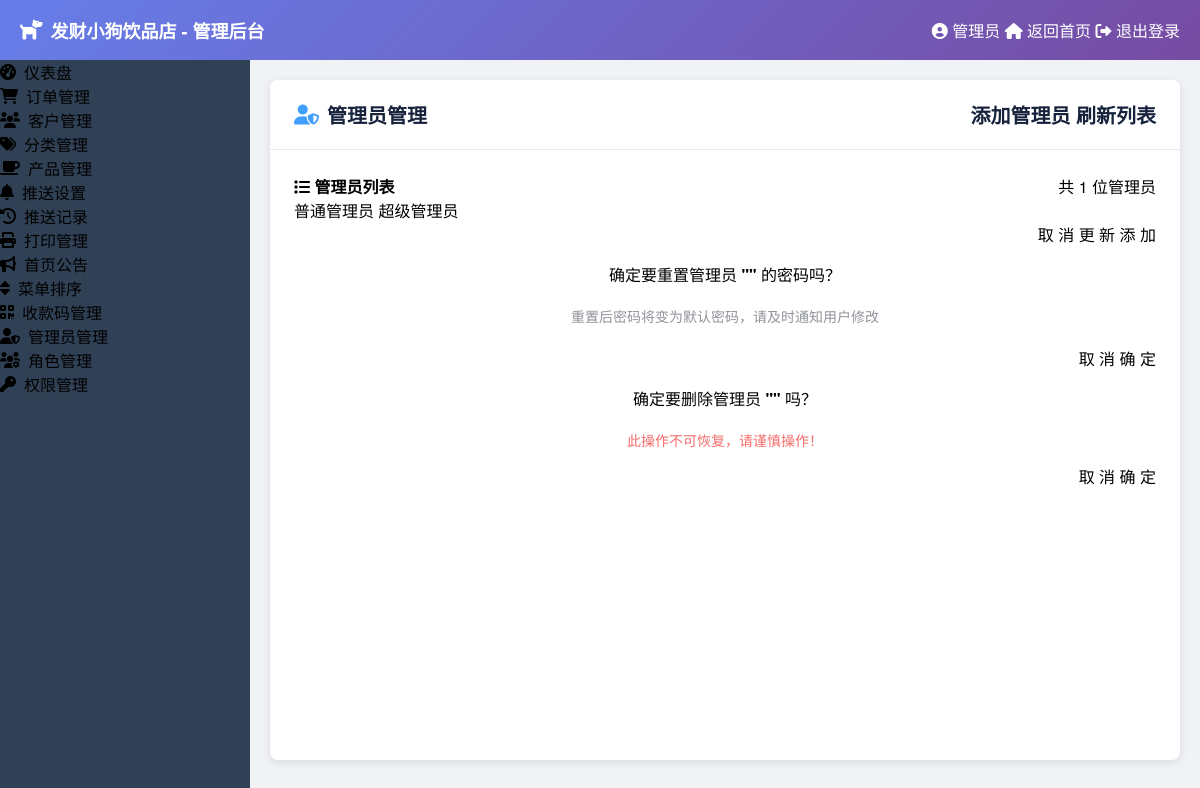
Page /admin/admin_users (signed in) on the committed database.
### app/models.py (models this page shows, shortened)
class MenuConfig(db.Model):
    id = db.Column(db.Integer, primary_key=True)
    menu_key = db.Column(db.String(50), unique=True, nullable=False)  # 菜单唯一标识
    menu_name = db.Column(db.String(100), nullable=False)  # 菜单显示名称
    menu_icon = db.Column(db.String(50), nullable=False)  # 菜单图标
    menu_url = db.Column(db.String(200), nullable=True)  # 菜单链接
    parent_key = db.Column(db.String(50), nullable=True)  # 父菜单标识
    sort_order = db.Column(db.Integer, default=0)  # 排序顺序
    is_active = db.Column(db.Boolean, default=True)  # 是否启用
    is_visible = db.Column(db.Boolean, default=True)  # 是否显示
    created_at = db.Column(db.DateTime, default=datetime.utcnow)
    updated_at = db.Column(db.DateTime, default=datetime.utcnow, onupdate=datetime.utcnow)

### app/admin/routes.py (the view)
@bp.route('/admin_users')
@admin_required
def admin_users():
    page = request.args.get('page', 1, type=int)
    users = AdminUser.query.order_by(AdminUser.created_at.desc()).paginate(
        page=page, per_page=20, error_out=False
    )
    return render_template('admin/element_admin_users.html', users=users)

### app/__init__.py (called while the page is built)
def create_app():
    app = Flask(__name__, template_folder='../templates', static_folder='../static')
    app.config.from_object(Config)
    from app.models import db
    db.init_app(app)
    from app.main import bp as main_bp
    app.register_blueprint(main_bp)
    from app.admin import bp as admin_bp
    app.register_blueprint(admin_bp, url_prefix='/admin')
    from app.admin.print_routes import bp as print_bp
    app.register_blueprint(print_bp)
    @app.template_global()
    def get_admin_menu_items():
        from app.models import MenuConfig
        try:
            menus = MenuConfig.query.filter_by(is_active=True, is_visible=True).order_by(MenuConfig.sort_order).all()
            return menus
        except:
            return []
    @app.template_global()
    def csrf_token():
        """生成CSRF token"""
        return secrets.token_hex(16)
    return app

### app/admin/routes.py (called while the page is built)
def admin_required(f):
    @wraps(f)
    def decorated_function(*args, **kwargs):
        if not session.get('is_admin'):
            flash('请先登录管理员账户', 'error')
            return redirect(url_for('admin.login'))
        return f(*args, **kwargs)
    return decorated_function

### templates/admin/element_admin_users.html (shortened to what this page needs)
{% extends "admin/element_base.html" %}
{% block page_icon %}<i class="fas fa-user-shield"></i>{% endblock %}
{% block page_title %}管理员管理{% endblock %}
{% block page_actions %}
<el-button type="primary" icon="el-icon-plus" @click="showAddDialog">
    添加管理员
</el-button>
<el-button type="info" icon="el-icon-refresh" @click="refreshList">
    刷新列表
</el-button>
{% endblock %}
{% block content %}
<el-card>
    <div slot="header" class="clearfix">
        <span style="font-weight: 600;">
            <i class="fas fa-list"></i> 管理员列表
        </span>
        <div style="float: right;">
            <el-tag type="info">共 {{ users.total }} 位管理员</el-tag>
        </div>
    </div>
</el-card>
<el-dialog :title="dialogTitle" :visible.sync="dialogVisible" width="500px" @close="resetForm">
    <el-form :model="userForm" :rules="formRules" ref="userForm" label-width="100px">
        <el-form-item label="管理员类型">
            <el-radio-group v-model="userForm.is_super_admin">
                <el-radio :label="false">普通管理员</el-radio>
                <el-radio :label="true">超级管理员</el-radio>
            </el-radio-group>
        </el-form-item>
    </el-form>
    <div slot="footer" class="dialog-footer">
        <el-button @click="dialogVisible = false">取 消</el-button>
        <el-button type="primary" @click="submitForm" :loading="submitting">
            <span v-if="isEdit">更 新</span>
                    <span v-else>添 加</span>
        </el-button>
    </div>
</el-dialog>
<el-dialog title="重置密码" :visible.sync="resetPasswordVisible" width="400px">
    <div style="text-align: center; margin-bottom: 20px;">
        <p style="font-size: 16px; margin-bottom: 20px;">
            确定要重置管理员 <strong>"{{ resetPasswordUsername }}"</strong> 的密码吗？
        </p>
        <p style="color: #909399; font-size: 14px;">
            重置后密码将变为默认密码，请及时通知用户修改
        </p>
    </div>
    <div slot="footer" class="dialog-footer">
        <el-button @click="resetPasswordVisible = false">取 消</el-button>
        <el-button type="warning" @click="confirmResetPassword" :loading="resetting">确 定</el-button>
    </div>
</el-dialog>
<el-dialog title="删除确认" :visible.sync="deleteDialogVisible" width="400px">
    <div style="text-align: center;">
        <p style="font-size: 16px; margin-bottom: 20px;">
            确定要删除管理员 <strong>"{{ deleteUsername }}"</strong> 吗？
        </p>
        <p style="color: #F56C6C; font-size: 14px;">
            此操作不可恢复，请谨慎操作！
        </p>
    </div>
    <div slot="footer" class="dialog-footer">
        <el-button @click="deleteDialogVisible = false">取 消</el-button>
        <el-button type="danger" @click="confirmDelete" :loading="deleting">确 定</el-button>
    </div>
</el-dialog>
{% endblock %}

### templates/admin/element_base.html (shortened to what this page needs)
<!DOCTYPE html>
<html lang="zh-CN">
<head>
    <link rel="stylesheet" href="https://unpkg.com/element-ui/lib/theme-chalk/index.css">
    <link rel="stylesheet" href="https://cdnjs.cloudflare.com/ajax/libs/font-awesome/6.0.0/css/all.min.css">
</head>
<body>
    <div id="app" class="admin-container">
        <div class="admin-header">
            <div class="admin-logo">
                <i class="fas fa-dog"></i>
                发财小狗饮品店 - 管理后台
            </div>
            <div>
                <el-dropdown trigger="click">
                    <span class="el-dropdown-link" style="color: white; cursor: pointer;">
                        <i class="fas fa-user-circle"></i>
                        管理员
                    </span>
                    <el-dropdown-menu slot="dropdown">
                        <el-dropdown-item>
                            <a href="{{ url_for('main.index') }}" style="text-decoration: none; color: inherit;">
                                <i class="fas fa-home"></i> 返回首页
                            </a>
                        </el-dropdown-item>
                        <el-dropdown-item divided>
                            <a href="{{ url_for('admin.logout') }}" style="text-decoration: none; color: inherit;">
                                <i class="fas fa-sign-out-alt"></i> 退出登录
                            </a>
                        </el-dropdown-item>
                    </el-dropdown-menu>
                </el-dropdown>
            </div>
        </div>
        <div class="admin-main">
            <div class="admin-sidebar">
                <el-menu
                    :default-active="activeMenu"
                    class="el-menu-vertical-demo"
                    background-color="#304156"
                    text-color="#bfcbd9"
                    active-text-color="#409EFF"
                    :unique-opened="true">
                    {% set menu_items = get_admin_menu_items() %}
                    {% for menu in menu_items %}
                    <el-menu-item index="{{ menu.menu_key }}">
                        <a href="{{ url_for(menu.menu_url) if menu.menu_url else '#' }}" style="text-decoration: none; color: inherit; display: flex; align-items: center; width: 100%;">
                            <i class="{{ menu.menu_icon }}" style="margin-right: 8px;"></i>
                            <span>{{ menu.menu_name }}</span>
                        </a>
                    </el-menu-item>
                    {% endfor %}
                </el-menu>
            </div>
            <div class="admin-content">
                <div class="page-container">
                    <div class="page-header">
                        <div class="page-title">
                            <div class="page-title-left">
                                {% block page_icon %}<i class="fas fa-home"></i>{% endblock %}
                                {% block page_title %}页面标题{% endblock %}
                            </div>
                            <div>
                                {% block page_actions %}{% endblock %}
                            </div>
                        </div>
                    </div>
                    <div class="page-content">
                        {% block content %}{% endblock %}
                    </div>
                </div>
            </div>
        </div>
    </div>
</body>
</html>

### templates/admin/element_base.html (style rules this page uses)
body { margin: 0; font-family: "Helvetica Neue", Helvetica, "PingFang SC", "Hiragino Sans GB", "Microsoft YaHei", "微软雅黑", Arial, sans-serif; }
.admin-container { height: 100vh; display: flex; flex-direction: column; }
.admin-header { background: linear-gradient(135deg, #667eea 0%, #764ba2 100%); color: white; height: 60px; display: flex; align-items: center; justify-content: space-between; padding: 0 20px; box-shadow: 0 2px 8px rgba(0,0,0,0.1); }
.admin-logo { display: flex; align-items: center; font-size: 18px; font-weight: bold; }
.admin-logo i { margin-right: 8px; font-size: 20px; }
.admin-main { flex: 1; display: flex; overflow: hidden; }
.admin-sidebar { width: 250px; background: #304156; overflow-y: auto; }
.admin-content { flex: 1; background: #f0f2f5; overflow-y: auto; padding: 20px; }
.page-container { background: white; border-radius: 8px; box-shadow: 0 2px 8px rgba(0,0,0,0.1); min-height: calc(100vh - 120px); }
.page-header { padding: 20px 24px; border-bottom: 1px solid #e8eaec; background: white; border-radius: 8px 8px 0 0; }
.page-title { font-size: 20px; font-weight: 600; color: #17233d; margin: 0; display: flex; align-items: center; justify-content: space-between; }
.page-title-left { display: flex; align-items: center; }
.page-title-left i { margin-right: 8px; color: #409EFF; }
.page-content { padding: 24px; }

### templates/admin/element_admin_users.html (style rules this page uses)
.clearfix:before, .clearfix:after { display: table; content: ""; }
.clearfix:after { clear: both; }
.dialog-footer { text-align: right; }

### rows in the picture
MenuConfig: menu_name "仪表盘"
MenuConfig: menu_name "订单管理"
MenuConfig: menu_name "客户管理"
MenuConfig: menu_name "分类管理"
MenuConfig: menu_name "产品管理"
MenuConfig: menu_name "推送设置"
MenuConfig: menu_name "推送记录"
MenuConfig: menu_name "打印管理"
MenuConfig: menu_name "首页公告"
MenuConfig: menu_name "菜单排序"
MenuConfig: menu_name "收款码管理"
MenuConfig: menu_name "管理员管理"
MenuConfig: menu_name "角色管理"
MenuConfig: menu_name "权限管理"

### other values in the picture
{{ users.total }} "1"
